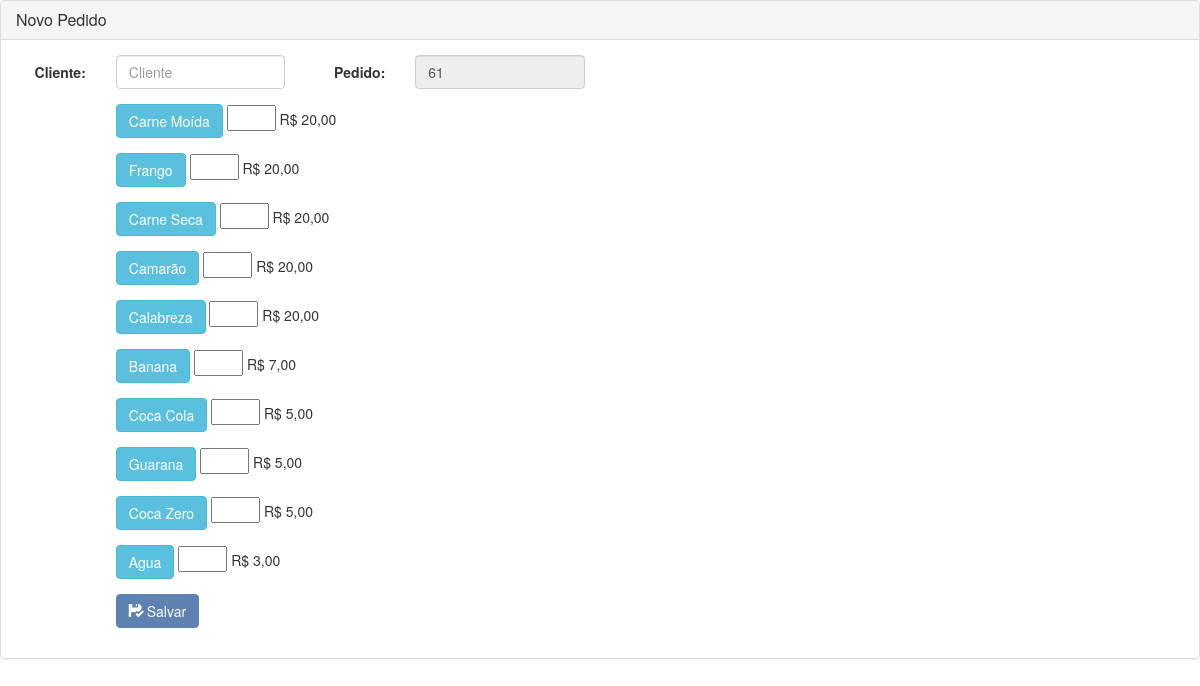
/modulo/comercial/PedidoToqueNovaAba.php, run on an earlier commit of the app's database.
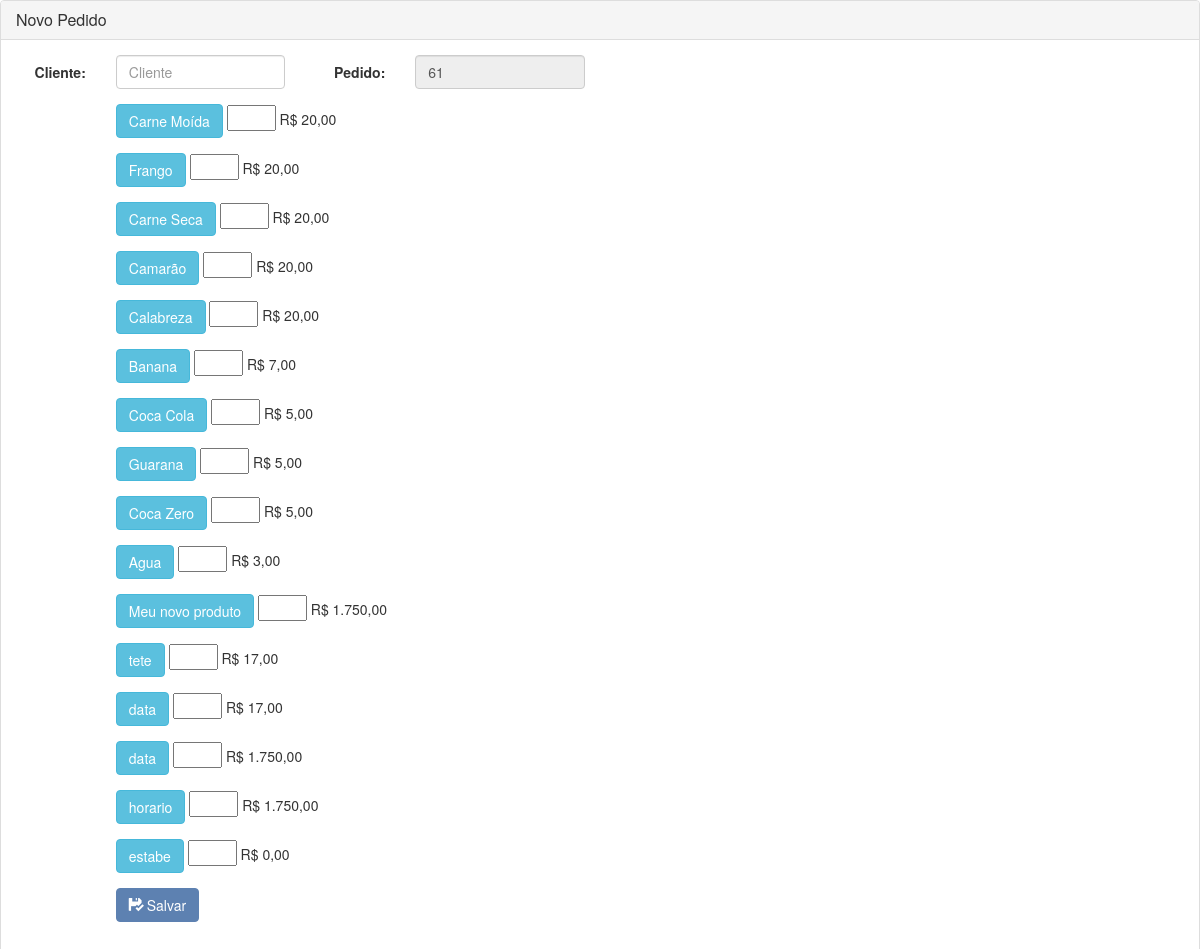
And on a later commit of the database.
### tables this page shows
CREATE TABLE `tb_produto` (
  `pro_codigo` int(11) NOT NULL AUTO_INCREMENT,
  `pro_titulo` varchar(45) NOT NULL,
  `pro_valor` decimal(10,2) NOT NULL,
  `pro_descricao` text,
  `tpr_codigo` int(11) NOT NULL,
  PRIMARY KEY (`pro_codigo`),
  KEY `fk_tb_produto_tb_tipo_produto1_idx` (`tpr_codigo`),
  CONSTRAINT `fk_tipo_produto` FOREIGN KEY (`tpr_codigo`) REFERENCES `tb_tipo_produto` (`tpr_codigo`) ON DELETE NO ACTION ON UPDATE NO ACTION
);

### bootstrap.php (called while the page is built, shortened)
<?php
function autoload($class){
	$file = str_replace('\\',DS, DOCROOT.DS.$class).'.php';
}
?>

### system/model/TbPedido.php (called while the page is built, shortened)
<?php
class TbPedido extends DataBase
{
	public function getPedNumber()
	{
		$query = ("SELECT MAX(ped_codigo) FROM tb_pedido ");
		try {
			$stmt = $this->conexao->prepare($query);
			$stmt->execute();
			$number = $stmt->fetch(\PDO::FETCH_NUM);
			return $number[0] + 1;
		} catch (\PDOException $e) {
			throw new \PDOException($e->getMessage());
		}
	}
}

### system/model/TbProduto.php (called while the page is built, shortened)
<?php
class TbProduto extends DataBase
{
	public function listProductScreenSale()
	{
		$query = ("SELECT * FROM tb_produto");
		try {
		$stmt = $this->conexao->prepare($query);
		$stmt->execute();
		return($stmt);
		} catch (Exception $e) {
			throw new \PDOException($e->getMessage(), $e->getCode());
		}
	}
	public function getPriceProduct($pro_codigo)
	{
		$query = ("SELECT pro_valor
					FROM tb_produto
					WHERE pro_codigo = ?");
		try {
			$stmt = $this->conexao->prepare($query);
			$stmt->bindParam(1, $pro_codigo, \PDO::PARAM_INT);
			$stmt->execute();
			$pro_valor = $stmt->fetch(\PDO::FETCH_ASSOC);
			return($pro_valor['pro_valor']);
		} catch (Exception $e) {
			throw new \PDOException($e->getMessage(), $e->getCode());
		}
	}
}

### modulo/comercial/forms/cadastrar/novopedidotoque.php (the view, shortened to what this page needs)
<div class="panel panel-default">
	<div class="panel-heading">
		<h3 class="panel-title">Novo Pedido</h3>
	</div>
	<div class="panel-body">
	<?php
		$tbPedido = new TbPedido();
		$tbProduto = new TbProduto();
		?>
		<form class="form-horizontal" id="pedidotoque" method="post" action="action/createPedidoToque.php">
		<div class="form-group">
			<label for="inputEmail3" class="col-sm-1 control-label">Cliente:</label>
				<div class="col-sm-2">
					<input type="text" name="ped_cliente" value="" class="form-control" placeholder="Cliente">
				</div>
			<label for="" class="col-sm-1 control-label">Pedido:</label>
				<div class="col-sm-2">
					<input type="text" name="" value="<?php echo $tbPedido->getPedNumber(); ?>" class="form-control" readonly="readonly">
				</div>
		</div>
		<?php foreach ($tbProduto->listProductScreenSale() as $product):?>
		<div class="form-group">
		<label class="col-md-1 control-label" for="<?php echo $product['pro_titulo'] ?>"></label>
		  <div class="col-md-4">
		    <div class="btn btn-info"><?php echo($product['pro_titulo']); ?></div>
		    	<input name="<?php echo($product['pro_codigo']);?>" value="" size="3" class="">
		    	<?php echo('R$ '.NumberFormat::builder()->numberClient($tbProduto->getPriceProduct($product['pro_codigo'])));?>
		  </div>
  		</div>
		<?php endforeach; ?>
		<div class="form-group">
			<div class="col-md-2 col-md-offset-1">
			     <button id="button2id" name="button2id" class="btn btn-primary">
			     	<span class="glyphicon glyphicon-floppy-saved"></span> Salvar
			     </button>
			</div>
		</div>
		</form>
	</div>
</div>

### modulo/comercial/PedidoToqueNovaAba.php (shortened to what this page needs)
<?php
include_once '../../bootstrap.php';
?>
	<!doctype html>
<html>
	<head>
		<link rel="stylesheet" href="../../css/bootstrap.css">
	</head>
	<body>
<?php
$FormController = new \system\core\FormController();
$FormController->setForm('forms/cadastrar/novopedidotoque')->getForm();
?>
	</body>
</html>

What changed in the data, as far as the page shows it:
added tb_produto: pro_titulo "Meu novo produto", pro_codigo+pro_valor "1.750,00"
added tb_produto: pro_titulo "tete", pro_codigo+pro_valor "17,00"
added tb_produto: pro_titulo "data", pro_codigo+pro_valor "17,00"
added tb_produto: pro_titulo "data", pro_codigo+pro_valor "1.750,00"
added tb_produto: pro_titulo "horario", pro_codigo+pro_valor "1.750,00"
added tb_produto: pro_titulo "estabe", pro_codigo+pro_valor "0,00"
